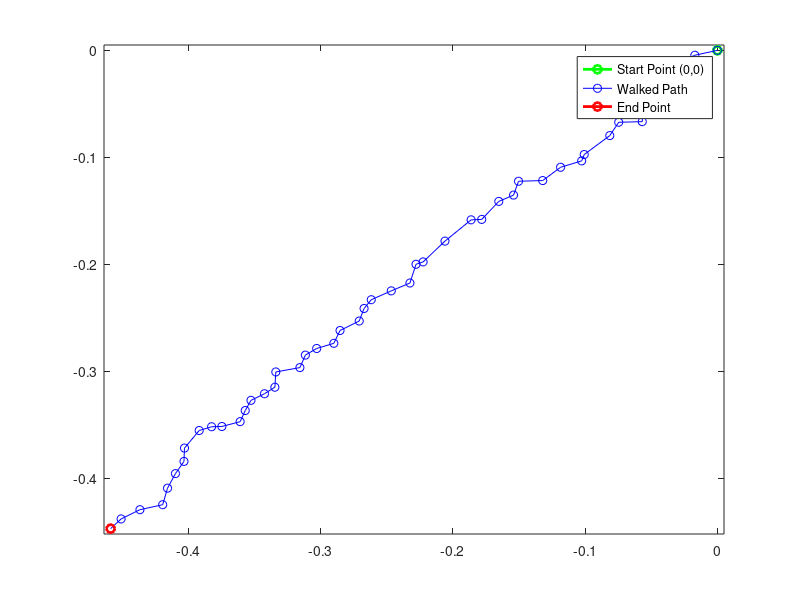

Source code (MATLAB):
%% Simulate Random Walk for 1 Particle that Starts at Origin in 2D
clear all, clc


START_TIME        = 0; %sec
STOP_TIME         = 10; %sec
movements_per_sec = 5;
numberOfSteps = (STOP_TIME-START_TIME)*movements_per_sec;

rand_x_steps = 0.02*(rand((STOP_TIME-START_TIME)*movements_per_sec,1)-1);
rand_y_steps = 0.02*(rand((STOP_TIME-START_TIME)*movements_per_sec,1)-1);

particle_location = zeros(numberOfSteps,2);

xCoords = zeros((STOP_TIME-START_TIME)*movements_per_sec,1); %particle start loc is assume 0,0
yCoords = zeros((STOP_TIME-START_TIME)*movements_per_sec,1);


% loop through all steps
for step = 2 : numberOfSteps
    
	particle_location(step, 1) = particle_location(step-1, 1) + rand_x_steps(step);	
	particle_location(step, 2) = particle_location(step-1, 2) + rand_y_steps(step);
	% Now plot the walk so far.
	xCoords(step) = particle_location(step, 1);
	yCoords(step) = particle_location(step, 2);

end

%% Plot walked path
figure;
plot(xCoords(1),yCoords(1),'go-','LineWidth',2); 
hold on; 
plot(xCoords,yCoords,'bo-');
plot(xCoords(end),yCoords(end),'ro-','LineWidth',2);
xlim([min(xCoords)-0.005 max(xCoords)+0.005]), ylim([min(yCoords)-0.005 max(yCoords)+0.005]);
legend('Start Point (0,0)','Walked Path','End Point')
